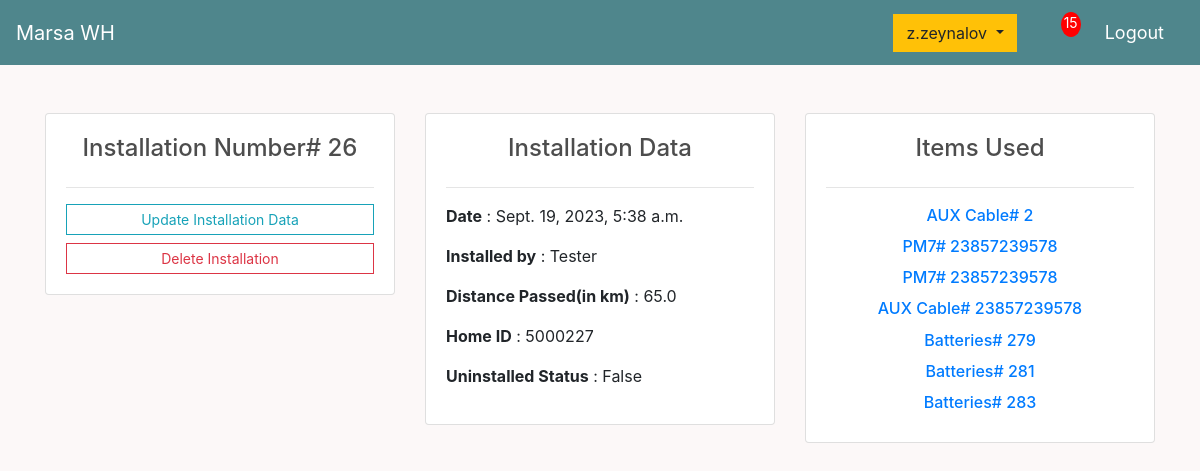
Page /installation/26/ (signed in) on the committed database.
### main/models.py (models this page shows, shortened)
class Installation(models.Model):
    installation_date = models.DateTimeField(auto_now_add=True)
    items_used = models.ManyToManyField(InventoryItem)
    installed_by = models.ForeignKey(Holder, on_delete=models.SET_NULL, null=True)
    home_id = models.CharField(max_length=15, null=True)
    distance_in_km = models.FloatField(null=True, blank=True)
    uninstalled = models.BooleanField(default=False)
    def __str__(self):
        return str("Installation Number# " + str(self.id)) or ''

class Holder(models.Model):
    holder_name = models.CharField(max_length = 30)
    def __str__(self):
        return self.holder_name

class InventoryItem(models.Model):
    STATUS = (
            ('Installed', 'Installed'),
            ('In hands of', 'In hands of'),
            ('Warehouse', 'Warehouse'),
            )
    title = models.ForeignKey(ItemTitle, on_delete=models.SET_NULL, null=True)
    date_registered = models.DateTimeField(auto_now_add=True)
    added_by = models.ForeignKey(TechUser, on_delete=models.SET_NULL, null=True, blank=True)
    item_type = models.ForeignKey(ItemType, on_delete=models.SET_NULL, null=True)
    held_by = models.ForeignKey(Holder, on_delete=models.SET_NULL, null=True, blank=True)
    status = models.CharField(max_length=15, null=True, choices=STATUS, default="Warehouse")
    registration_key = models.CharField(max_length=15, null=True, blank=True)
    home_id = models.CharField(max_length=15, null=True, blank=True)
    physical_serial_number = models.CharField(max_length=11, null=True, blank=True)
    depreciated_status = models.BooleanField(default=False)
    imei_1 = models.CharField(max_length=45, null=True, blank=True)
    imei_2 = models.CharField(max_length=45, null=True, blank=True)
    phone_number_1 = models.CharField(max_length=30, null=True, blank=True)
    phone_number_2 = models.CharField(max_length=30, null=True, blank=True)
    def __str__(self):
        if self.physical_serial_number!=None:
            return str(self.title.item_name + "# " + str(self.physical_serial_number)) or ''
        else:
            return str(self.title.item_name + "# " + str(self.id)) or ''

class ItemTitle(models.Model):
    item_name = models.CharField(max_length = 35)

### main/decorators.py (the view)
		def wrapper_func(request, *args, **kwargs):
			group = None
			if request.user.groups.exists():
				group = request.user.groups.all()[0].name
			else:
				return render(request, 'group_not_fitting.html')
			if group in allowed_roles:
				return view_func(request, *args, **kwargs)
			else:
				return render(request, 'login.html')

### main/views.py (called while the page is built)
@login_required(login_url='login')
@allowed_users(allowed_roles=["Inventorizer"])
def installation(request, pk):
    tech_user = TechUser.objects.get(user=request.user)
    unchecked_alarms_count = Alarm.objects.filter(checked=False, error_to=tech_user).count()
    installation = Installation.objects.get(id=pk)
    context = {'installation': installation, "unchecked_alarms_count": unchecked_alarms_count}
    return render(request, 'installation.html',context)

### templates/installation.html
{%  extends 'main.html' %}
{% block content %}
	<br>
<div class="row">
	<div class="col-md">
		<div class="card card-body">
			<h4 style="text-align: center">{{installation}}</h4>
			<hr>
			<a class="btn btn-outline-info  btn-sm btn-block" href="{% url 'installation_update' installation.id %}">Update Installation Data</a>
			<a class="btn btn-outline-danger  btn-sm btn-block" href="{% url 'installation_delete' installation.id %}">Delete Installation</a>
		</div>
	</div>
	<div class="col-md">
		<div class="card card-body">
			<h4 style="text-align: center">Installation Data</h4>
			<hr>
			<p><b>Date</b> : {{installation.installation_date}}</p>
			<p><b>Installed by</b> : {{installation.installed_by}}</p>
			<p><b>Distance Passed(in km)</b> : {{installation.distance_in_km}}</p>
			<p><b>Home ID</b> : {{installation.home_id}}</p>
			<p><b>Uninstalled Status</b> : {{installation.uninstalled}}</p>
		</div>
	</div>
	<div class="col-md">
		<div class="card card-body">
			<h4 style="text-align: center">Items Used</h4>
			<hr>
			{% for item in installation.items_used.all %}
			<h6 style="text-align: center;padding: 2px"><a href="{% url 'inventory_item' item.id %}">{{ item }}</a></h1>
			{% endfor %}
		</div>
	</div>
</div>
{% endblock %}

### templates/main.html (shortened to what this page needs)
{% load static %}
<!DOCTYPE html>
<html>
<head>
    <link rel="stylesheet" href="https://stackpath.bootstrapcdn.com/bootstrap/4.4.1/css/bootstrap.min.css">
    <link rel="stylesheet" href="https://use.fontawesome.com/releases/v5.6.1/css/all.css">
    <link rel="stylesheet" type="text/css" href="{% static 'css/master.css' %}">
</head>
<body>
    <nav class="navbar navbar-expand-lg navbar-dark bg-dark">
      {% if request.user.is_staff %}
      <a class="navbar-brand" href="{% url 'index_view' %}">Marsa WH</a>
      {% else %}
      <a class="navbar-brand" href="{% url 'tech_dashboard' %}">Marsa WH</a>
      {% endif %}
      <div class="collapse navbar-collapse" id="navbarSupportedContent">
        <ul class="navbar-nav mr-auto">
          <li class="nav-item active">
            <a class="nav-link" href=""> <span class="sr-only">(current)</span></a>
          </li>
          <li class="nav-item active">
            <a class="nav-link" href=""> <span class="sr-only">(current)</span></a>
          </li>
        </ul>
        </div>
      <div class="form-inline my-2 my-lg-0">
            {% if request.user.is_authenticated %}
                {% if request.user.is_staff %}
                        <span style="font-size: 18px;color: #fff;margin-right: 20px;">
                        <div class="btn-group">
                          <button type="button" class="btn btn-warning dropdown-toggle" data-toggle="dropdown" aria-haspopup="true" aria-expanded="false">
                             {{request.user}}
                          </button>
                        </div>
                        </span>
                        <span><a class="dropdown-item" href="{% url 'alarm_list' %}"><p id="cart-total">{{unchecked_alarms_count}}</p></a></span>
                        <span><a style="font-size: 18px;color: #fff;margin-right: 20px;" href="{% url 'logout' %}">Logout</a></span>
                    {% endif %}
            {% else %}
            <a href="{% url 'login' %}" class="btn btn-warning">Login</a>
            {% endif %}
        </div>
    </nav>
     <div class="container">
            <br>
            {% block content %}
            {% endblock content %}
     </div>
    <br>
    <br>
    <br>
    <br>
</body>
</html>

### static/css/master.css (style rules this page uses)
body { margin: 0; padding: 0; height: 100%; background-color: hsl(0, 40%, 98%); }
h1, h2, h3, h4, h5, h6 { color: hsl(0, 0%, 30%); }
.bg-dark { background-color: #4f868c!important; }
#cart-total { display: block; text-align: center; color:#fff; background-color: red; width: 20px; height: 25px; border-radius: 50%; font-size: 14px; }
.btn { border-radius: 0; }

### rows in the picture
Installation: id "Installation Number# 26", installation_date "Sept. 19, 2023, 5:38 a.m.", installed_by "Tester", distance_in_km "65.0", home_id "5000227", uninstalled "False"
InventoryItem: physical_serial_number+title+id "AUX Cable# 2"
InventoryItem: physical_serial_number+title "PM7# 23857239578"
InventoryItem: physical_serial_number+title "PM7# 23857239578"
InventoryItem: physical_serial_number+title "AUX Cable# 23857239578"
InventoryItem: physical_serial_number+title+id "Batteries# 279"
InventoryItem: physical_serial_number+title+id "Batteries# 281"
InventoryItem: physical_serial_number+title+id "Batteries# 283"

### other values in the picture
{{ request.user }} "z.zeynalov"
{{ unchecked_alarms_count }} "15"
